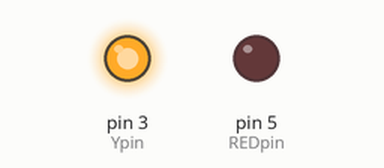
Recording of a sketch running on a simulated Arduino Uno, built with avr-gcc and run on an emulated ATmega328P. On the bench: output pins drawn as LEDs (lit = HIGH).

Above: at 0.2 s.
At 5.2 s:
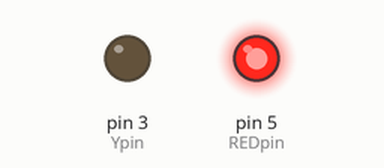
At 9.7 s:
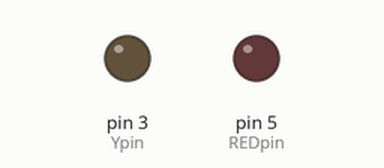
Timing chart, 0 to 10.4 s (numbered marks = the images above):
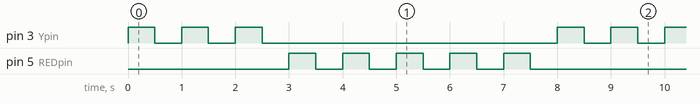

Measured:
- by itself, pin 3 (Ypin): repeats every 8.0 s: 2 × (LOW 0.50 s, HIGH 0.50 s), LOW 5.5 s, HIGH 0.50 s
- by itself, pin 5 (REDpin): repeats every 8.0 s: 4 × (LOW 0.50 s, HIGH 0.50 s), LOW 3.5 s, HIGH 0.50 s
- by itself, everything shown: repeats every 8.0 s, in 16 steps

The sketch:

P5_use_of_For_loop.ino
```cpp
int REDpin = 5;
int Ypin=3;
int i;
void setup() {
  // put your setup code here, to run once:
pinMode(REDpin,OUTPUT);
pinMode(Ypin,OUTPUT);
}

void loop() {
  // put your main code here, to run repeatedly:
for (i=0;i<3;i++)
{
  digitalWrite(Ypin,1);
  delay(500);
  digitalWrite(Ypin,0);
  delay(500);
}
for (i=0;i<5;i++)
{
  digitalWrite(REDpin,1);
  delay(500);
  digitalWrite(REDpin,0);
  delay(500);
}
}
```
